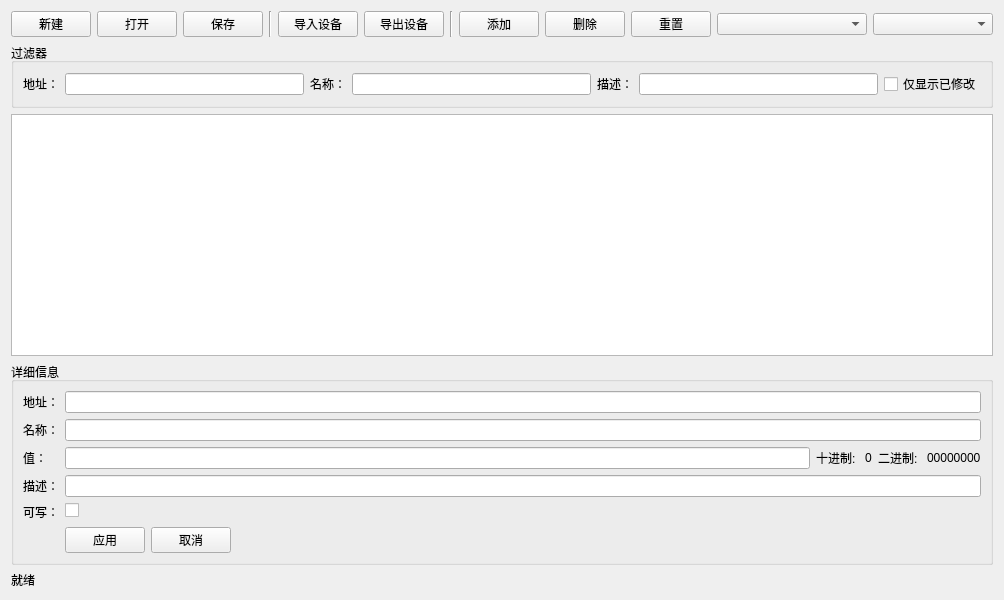
<?xml version="1.0" encoding="UTF-8"?>
<ui version="4.0">
 <class>RegisterEditorForm</class>
 <widget class="QWidget" name="RegisterEditorForm">
  <property name="geometry">
   <rect>
    <x>0</x>
    <y>0</y>
    <width>800</width>
    <height>600</height>
   </rect>
  </property>
  <property name="windowTitle">
   <string>寄存器数据编辑器</string>
  </property>
  <layout class="QVBoxLayout" name="verticalLayout">
   <item>
    <layout class="QHBoxLayout" name="toolbarLayout">
     <item>
      <widget class="QPushButton" name="newButton">
       <property name="text">
        <string>新建</string>
       </property>
       <property name="icon">
        <iconset>
         <normaloff>icons/new.png</normaloff>icons/new.png</iconset>
       </property>
      </widget>
     </item>
     <item>
      <widget class="QPushButton" name="openButton">
       <property name="text">
        <string>打开</string>
       </property>
       <property name="icon">
        <iconset>
         <normaloff>icons/open.png</normaloff>icons/open.png</iconset>
       </property>
      </widget>
     </item>
     <item>
      <widget class="QPushButton" name="saveButton">
       <property name="text">
        <string>保存</string>
       </property>
       <property name="icon">
        <iconset>
         <normaloff>icons/save.png</normaloff>icons/save.png</iconset>
       </property>
      </widget>
     </item>
     <item>
      <widget class="Line" name="line">
       <property name="orientation">
        <enum>Qt::Vertical</enum>
       </property>
      </widget>
     </item>
     <item>
      <widget class="QPushButton" name="importButton">
       <property name="text">
        <string>导入设备</string>
       </property>
      </widget>
     </item>
     <item>
      <widget class="QPushButton" name="exportButton">
       <property name="text">
        <string>导出设备</string>
       </property>
      </widget>
     </item>
     <item>
      <widget class="Line" name="line_2">
       <property name="orientation">
        <enum>Qt::Vertical</enum>
       </property>
      </widget>
     </item>
     <item>
      <widget class="QPushButton" name="addButton">
       <property name="text">
        <string>添加</string>
       </property>
      </widget>
     </item>
     <item>
      <widget class="QPushButton" name="deleteButton">
       <property name="text">
        <string>删除</string>
       </property>
      </widget>
     </item>
     <item>
      <widget class="QPushButton" name="resetButton">
       <property name="text">
        <string>重置</string>
       </property>
      </widget>
     </item>
     <item>
      <spacer name="horizontalSpacer">
       <property name="orientation">
        <enum>Qt::Horizontal</enum>
       </property>
       <property name="sizeHint" stdset="0">
        <size>
         <width>40</width>
         <height>20</height>
        </size>
       </property>
      </spacer>
     </item>
     <item>
      <widget class="QComboBox" name="deviceComboBox">
       <property name="minimumSize">
        <size>
         <width>150</width>
         <height>0</height>
        </size>
       </property>
      </widget>
     </item>
     <item>
      <widget class="QComboBox" name="registerGroupComboBox">
       <property name="minimumSize">
        <size>
         <width>120</width>
         <height>0</height>
        </size>
       </property>
      </widget>
     </item>
    </layout>
   </item>
   <item>
    <widget class="QGroupBox" name="filterGroupBox">
     <property name="title">
      <string>过滤器</string>
     </property>
     <layout class="QHBoxLayout" name="horizontalLayout">
      <item>
       <widget class="QLabel" name="label">
        <property name="text">
         <string>地址：</string>
        </property>
       </widget>
      </item>
      <item>
       <widget class="QLineEdit" name="addressFilterEdit"/>
      </item>
      <item>
       <widget class="QLabel" name="label_2">
        <property name="text">
         <string>名称：</string>
        </property>
       </widget>
      </item>
      <item>
       <widget class="QLineEdit" name="nameFilterEdit"/>
      </item>
      <item>
       <widget class="QLabel" name="label_3">
        <property name="text">
         <string>描述：</string>
        </property>
       </widget>
      </item>
      <item>
       <widget class="QLineEdit" name="descFilterEdit"/>
      </item>
      <item>
       <widget class="QCheckBox" name="showModifiedCheckBox">
        <property name="text">
         <string>仅显示已修改</string>
        </property>
       </widget>
      </item>
     </layout>
    </widget>
   </item>
   <item>
    <widget class="QTableView" name="registerTableView">
     <property name="alternatingRowColors">
      <bool>true</bool>
     </property>
     <property name="selectionMode">
      <enum>QAbstractItemView::SingleSelection</enum>
     </property>
     <property name="selectionBehavior">
      <enum>QAbstractItemView::SelectRows</enum>
     </property>
     <attribute name="horizontalHeaderStretchLastSection">
      <bool>true</bool>
     </attribute>
    </widget>
   </item>
   <item>
    <widget class="QGroupBox" name="detailsGroupBox">
     <property name="title">
      <string>详细信息</string>
     </property>
     <layout class="QFormLayout" name="formLayout">
      <item row="0" column="0">
       <widget class="QLabel" name="addressLabel">
        <property name="text">
         <string>地址：</string>
        </property>
       </widget>
      </item>
      <item row="0" column="1">
       <widget class="QLineEdit" name="addressEdit">
        <property name="readOnly">
         <bool>false</bool>
        </property>
       </widget>
      </item>
      <item row="1" column="0">
       <widget class="QLabel" name="nameLabel">
        <property name="text">
         <string>名称：</string>
        </property>
       </widget>
      </item>
      <item row="1" column="1">
       <widget class="QLineEdit" name="nameEdit">
        <property name="readOnly">
         <bool>false</bool>
        </property>
       </widget>
      </item>
      <item row="2" column="0">
       <widget class="QLabel" name="valueLabel">
        <property name="text">
         <string>值：</string>
        </property>
       </widget>
      </item>
      <item row="2" column="1">
       <layout class="QHBoxLayout" name="valueLayout">
        <item>
         <widget class="QLineEdit" name="valueEdit"/>
        </item>
        <item>
         <widget class="QLabel" name="decValueLabel">
          <property name="text">
           <string>十进制: </string>
          </property>
         </widget>
        </item>
        <item>
         <widget class="QLabel" name="decValue">
          <property name="text">
           <string>0</string>
          </property>
         </widget>
        </item>
        <item>
         <widget class="QLabel" name="binaryValueLabel">
          <property name="text">
           <string>二进制: </string>
          </property>
         </widget>
        </item>
        <item>
         <widget class="QLabel" name="binaryValue">
          <property name="text">
           <string>00000000</string>
          </property>
         </widget>
        </item>
       </layout>
      </item>
      <item row="3" column="0">
       <widget class="QLabel" name="descriptionLabel">
        <property name="text">
         <string>描述：</string>
        </property>
       </widget>
      </item>
      <item row="3" column="1">
       <widget class="QLineEdit" name="descriptionEdit">
        <property name="readOnly">
         <bool>false</bool>
        </property>
       </widget>
      </item>
      <item row="4" column="0">
       <widget class="QLabel" name="writableLabel">
        <property name="text">
         <string>可写：</string>
        </property>
       </widget>
      </item>
      <item row="4" column="1">
       <widget class="QCheckBox" name="writableCheckBox">
        <property name="text">
         <string/>
        </property>
       </widget>
      </item>
      <item row="5" column="1">
       <layout class="QHBoxLayout" name="detailsButtonLayout">
        <item>
         <widget class="QPushButton" name="applyButton">
          <property name="text">
           <string>应用</string>
          </property>
         </widget>
        </item>
        <item>
         <widget class="QPushButton" name="cancelButton">
          <property name="text">
           <string>取消</string>
          </property>
         </widget>
        </item>
        <item>
         <spacer name="horizontalSpacer_2">
          <property name="orientation">
           <enum>Qt::Horizontal</enum>
          </property>
          <property name="sizeHint" stdset="0">
           <size>
            <width>40</width>
            <height>20</height>
           </size>
          </property>
         </spacer>
        </item>
       </layout>
      </item>
     </layout>
    </widget>
   </item>
   <item>
    <widget class="QLabel" name="statusLabel">
     <property name="text">
      <string>就绪</string>
     </property>
    </widget>
   </item>
  </layout>
 </widget>
 <resources/>
 <connections/>
</ui> 
